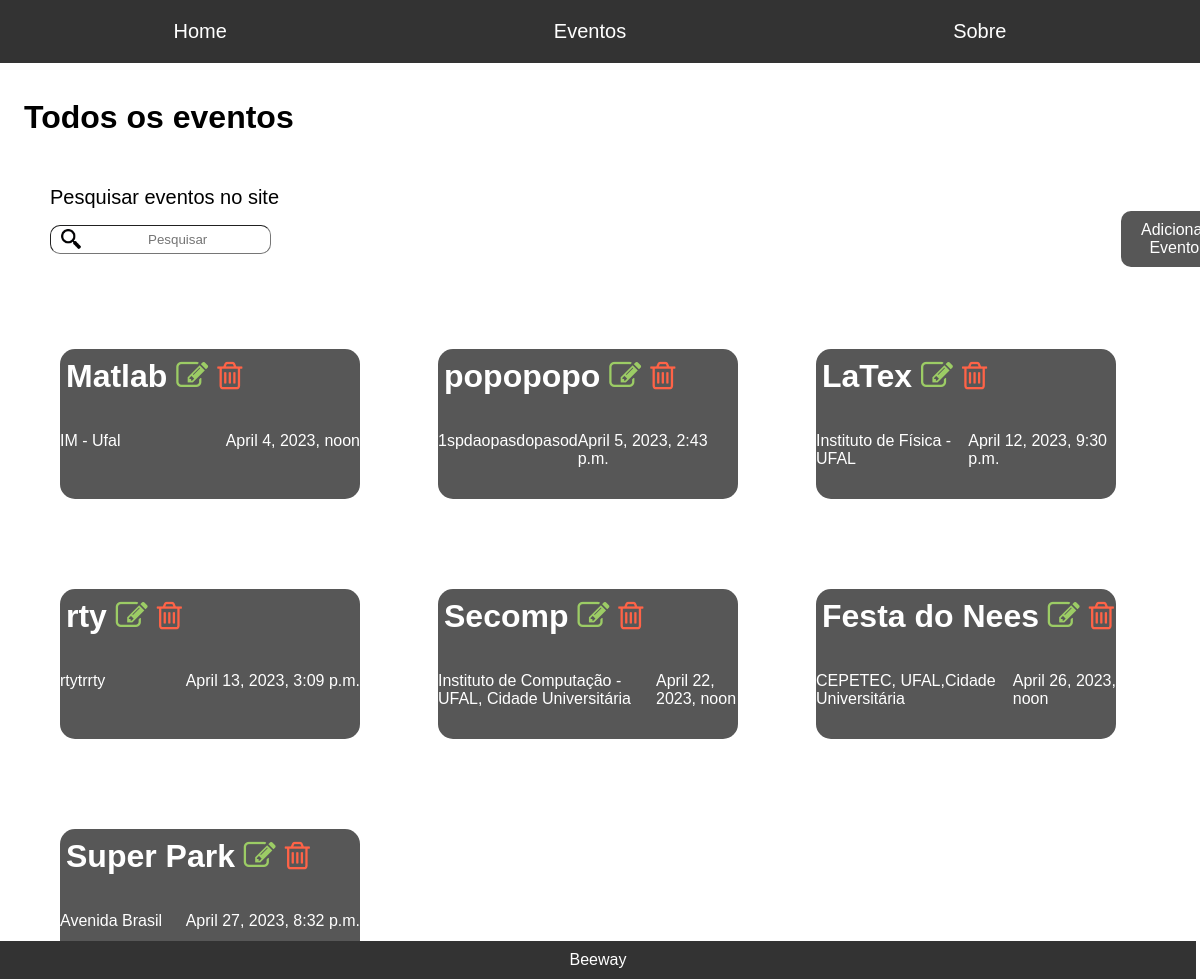
/administrador/todos.eventos, run on an earlier commit of the app's database.
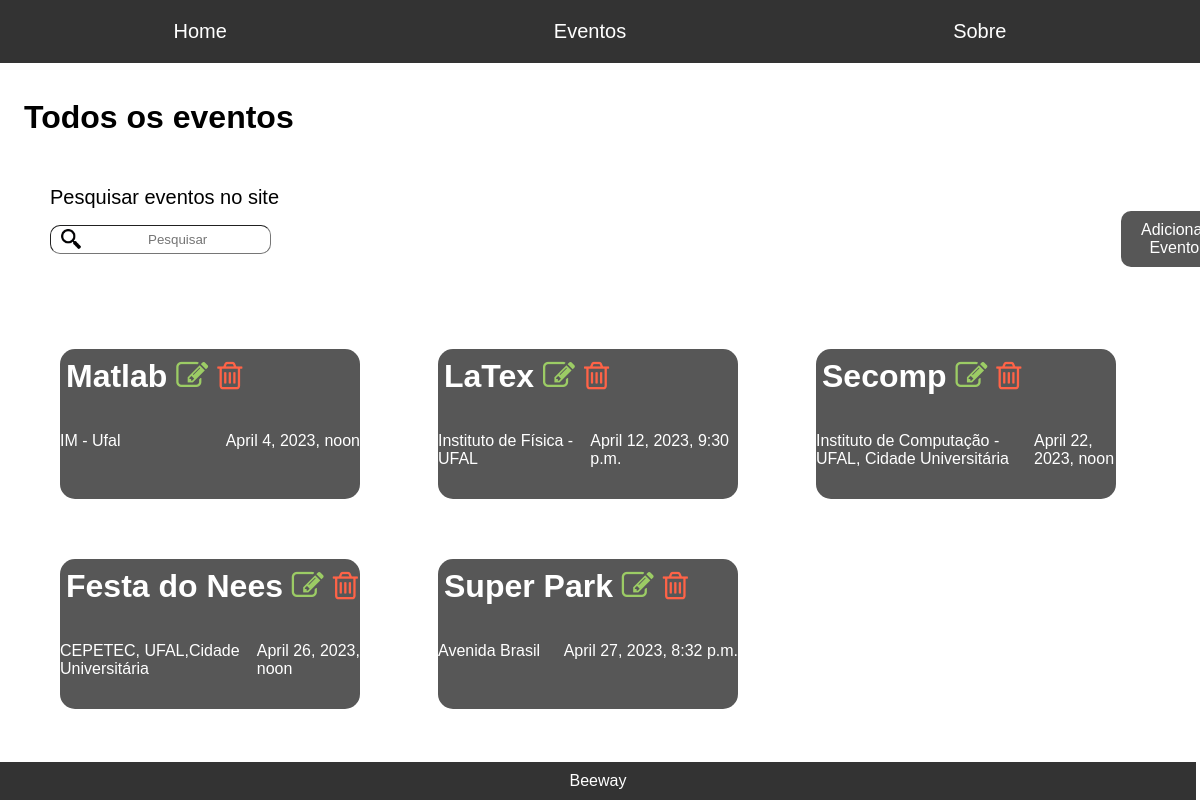
And on a later commit of the database.
### administrador/models.py (models this page shows, shortened)
class Event(models.Model):
    titulo = models.CharField(max_length=50)
    local = models.CharField(max_length=150)
    data_e_hora = models.DateTimeField()
    descricao = models.TextField()

### administrador/views.py (the view)
# urls.py: path('administrador/todos.eventos', views.todosEventos, name = 'admintodoseventos'),
def todosEventos(request):
    eventos = Event.objects.all().order_by('data_e_hora')
    return (render(request, 'pages/todos.eventos.html', {'eventos': eventos}))

### administrador/templates/pages/todos.eventos.html (shortened to what this page needs)
<!DOCTYPE html>
<html>
<html lang="pt-br"></html>
<head>
    {% load static %}
	<link rel="stylesheet" type="text/css" href="{% static 'todos.eventos.css' %}">
	<link rel="stylesheet" type="text/css" href="{% static 'home.css' %}">
	<link rel="stylesheet" type="text/css" href="{% static 'font-awesome-4.7.0/css/font-awesome.min.css' %}">
</head>
<body>
	<header>
		<nav>
				<ul>
					<li><a href="home">Home</a></li>
					<li><a href="todos.eventos">Eventos</a></li>
					<li><a href="sobre">Sobre</a></li>
				</ul>
		</nav>
	</header>
	<h1>Todos os eventos</h1>
	<div id="y"><p id="search">Pesquisar eventos no site</p></div>
	<div class="container" id="x">
		<input type="text" id="a" placeholder="Pesquisar ">
		<button class="botaoAdd"> <a href="adicionar_evento" style="text-decoration: none; color: #fff">Adicionar Evento </a></button>
	</div>
	<div id="ultimos" class="container">
		{% for eventos in eventos %}
		<div class="evento">
			<h1>
				<a style="text-decoration: none; color: #fff" href= "desc_evento/{{eventos.id}}">{{eventos.titulo}}</a>
				<a style="text-decoration: none; color: #9CCC65" href= "editar_evento/{{eventos.id}}"><i class="fa fa-pencil-square-o" aria-hidden="true"></i></a>
				<a style="text-decoration: none; color: #FF6347" href= "deletar_evento/{{eventos.id}}"><i class="fa fa-trash-o" aria-hidden="true"></i></a>
			</h1>
			<div class="container" id="info">
				<p>{{eventos.local}}</p>
				<p>{{eventos.data_e_hora}}</p>
			</div>
		</div>
		{% endfor %}
	</div>
	<footer>
		Beeway
	</footer>
</body>
</html>

What changed in the data, as far as the page shows it:
removed Event: titulo "popopopo", local "1spdaopasdopasod", data_e_hora "April 5, 2023, 2:43 p.m."
removed Event: titulo "rty", local "rtytrrty", data_e_hora "April 13, 2023, 3:09 p.m."
